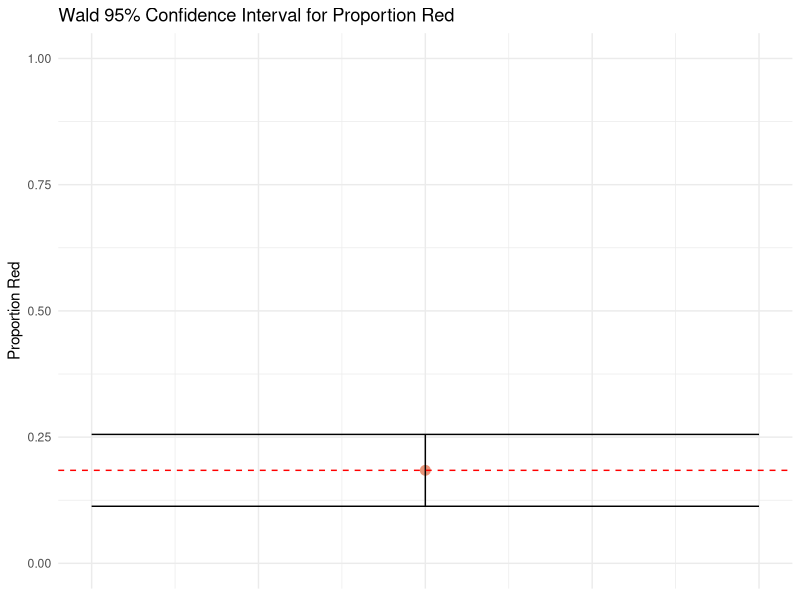
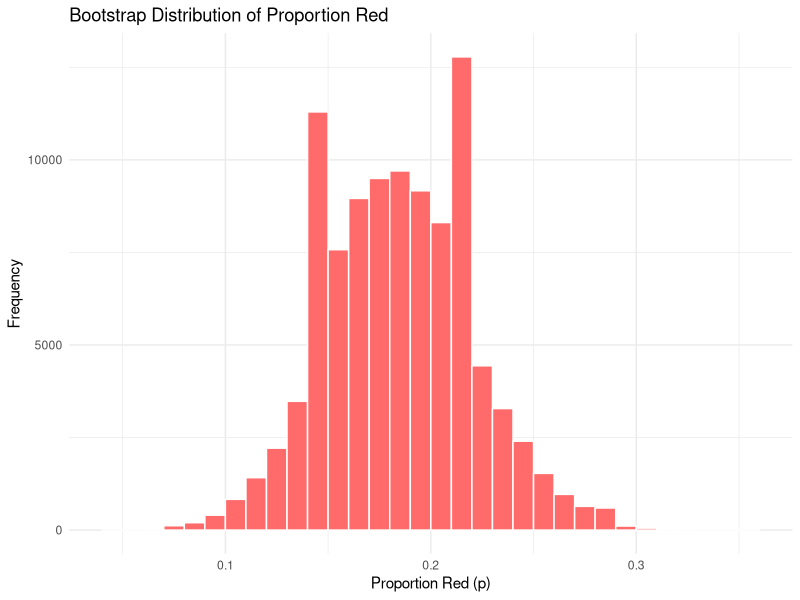
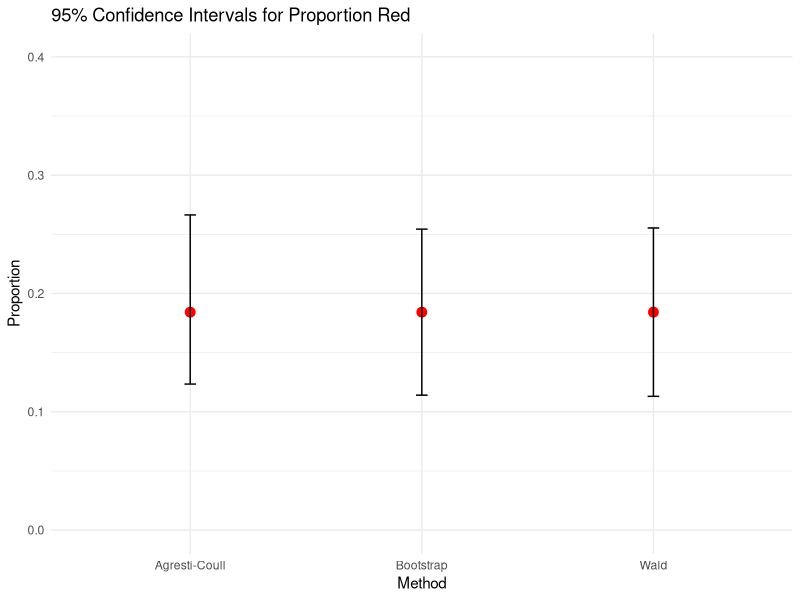

The R source for these figures, in order:
## ---- chunk 1

library(tidyverse)
library(ggplot2)

red = 21
n = 21 + 26 + 21 + 24 + 22 

red_vec <- c(rep(TRUE, red), rep(FALSE, n - red))

# Shuffle the vector
red_vec <- sample(red_vec)

# Create data frame
mnms <- data.frame(entry = 1:n, red = red_vec)

head(mnms)

## ---- chunk 2
#construct confidence intervals
red_percent = red/n

wald_se = sqrt((red_percent * (1 - red_percent)) / n)
wald_lower = red_percent - 1.96 * wald_se
wald_upper = red_percent + 1.96 * wald_se

wald_df <- data.frame(
  proportion = red_percent,
  lower = wald_lower,
  upper = wald_upper
  )

n_tilde = n + 4
p_tilde = (red + 2) / n_tilde
ac_se = sqrt((p_tilde * (1 - p_tilde)) / n_tilde)
ac_lower = p_tilde - 1.96 * ac_se
ac_upper = p_tilde + 1.96 * ac_se

ac_df <- data.frame(
  proportion = red_percent,
  lower = ac_lower,
  upper = ac_upper
  )

ggplot(wald_df, aes(x = 1, y = proportion)) +
  geom_point(color = "darksalmon", size = 3) +
  geom_errorbar(aes(ymin = lower, ymax = upper), width = 0.1) +
  geom_hline(yintercept = red_percent, linetype = "dashed", color = "red") +
  ylim(0, 1) +
  labs(
    title = "Wald 95% Confidence Interval for Proportion Red",
    y = "Proportion Red",
    x = NULL
  ) +
  theme_minimal() +
  theme(axis.text.x = element_blank(), axis.ticks.x = element_blank())


## ---- chunk 3
#bootstrap 

set.seed(9)
permutations = 100000 

bootstrap_p <- numeric(permutations)

for (i in 1:permutations) {
  bootstrap_sample <- sample(mnms$red, replace = TRUE)
  p <- sum(bootstrap_sample) / length(bootstrap_sample)
  bootstrap_p[i] <- p
}

# Save into a data frame
bootstrap_results <- data.frame(p = bootstrap_p)

# Preview
head(bootstrap_results)

ggplot(bootstrap_results, aes(x = p)) +
  geom_histogram(binwidth = 0.01, fill = "#FF6B6B", color = "white", boundary = 0) +
  labs(
    title = "Bootstrap Distribution of Proportion Red",
    x = "Proportion Red (p)",
    y = "Frequency"
  ) +
  theme_minimal()
ci <- quantile(bootstrap_results$p, probs = c(0.025, 0.975))

ci_df <- tibble::tibble(
  method = c("Wald", "Agresti-Coull", "Bootstrap"),
  lower = c(wald_lower, ac_lower, ci[1]),
  upper = c(wald_upper, ac_upper, ci[2]),
  estimate = red_percent
)

ggplot(ci_df, aes(x = method, y = estimate)) +
  geom_point(color = "red", size = 3) +
  geom_errorbar(aes(ymin = lower, ymax = upper), width = 0.05, color = "black") +
  ylim(0, 0.4) +
  labs(
    title = "95% Confidence Intervals for Proportion Red",
    y = "Proportion",
    x = "Method"
  ) +
  theme_minimal()

